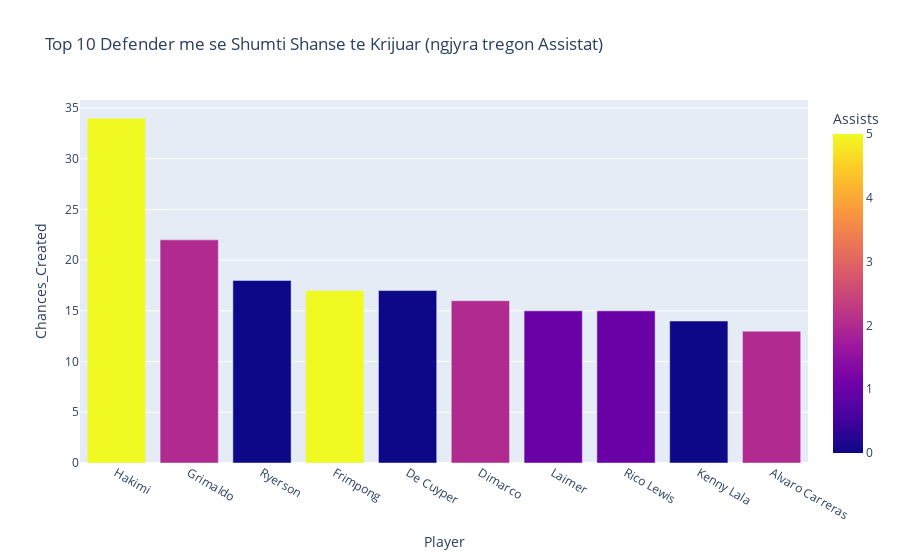

Notebook cell for this chart:
### Code cell
fig = px.bar(
    defenders.sort_values(by='Chances_Created', ascending=False).head(10),  # 10 mbrojtësit me më shumë gola
    x='Player',
    y='Chances_Created',
    color='Assists',
    title='Top 10 Defender me se Shumti Shanse te Krijuar (ngjyra tregon Assistat)'
)
fig.show()

### Figure 1 — Plotly figure (JSON) as saved in the notebook; plotly's stock layout.template omitted (floating-point values rounded to 4 significant figures)
{"data": [{"hovertemplate": "Player=%{x}<br>Chances_Created=%{y}<br>Assists=%{marker.color}<extra></extra>", "legendgroup": "", "marker": {"color": [5, 2, 0, 5, 0, 2, 1, 1, 0, 2], "coloraxis": "coloraxis", "pattern": {"shape": ""}}, "name": "", "orientation": "v", "showlegend": false, "textposition": "auto", "x": ["Hakimi", "Grimaldo", "Ryerson", "Frimpong", "De Cuyper", "Dimarco", "Laimer", "Rico Lewis", "Kenny Lala", "Alvaro Carreras"], "xaxis": "x", "y": [34, 22, 18, 17, 17, 16, 15, 15, 14, 13], "yaxis": "y", "type": "bar"}], "layout": {"xaxis": {"anchor": "y", "domain": [0.0, 1.0], "title": {"text": "Player"}}, "yaxis": {"anchor": "x", "domain": [0.0, 1.0], "title": {"text": "Chances_Created"}}, "coloraxis": {"colorbar": {"title": {"text": "Assists"}}, "colorscale": [[0.0, "#0d0887"], [0.1111, "#46039f"], [0.2222, "#7201a8"], [0.3333, "#9c179e"], [0.4444, "#bd3786"], [0.5556, "#d8576b"], [0.6667, "#ed7953"], [0.7778, "#fb9f3a"], [0.8889, "#fdca26"], [1.0, "#f0f921"]]}, "legend": {"tracegroupgap": 0}, "title": {"text": "Top 10 Defender me se Shumti Shanse te Krijuar (ngjyra tregon Assistat)"}, "barmode": "relative"}}
